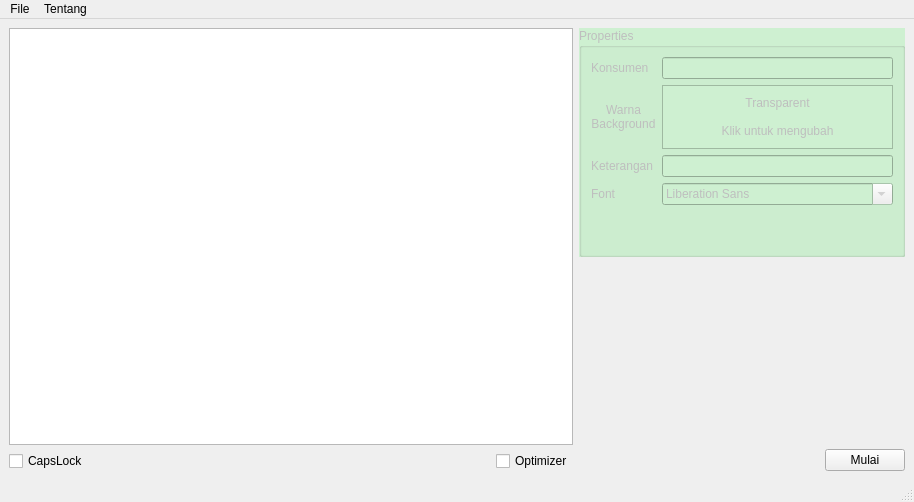
<?xml version="1.0" encoding="UTF-8"?>
<ui version="4.0">
 <class>KKRMainWindow</class>
 <widget class="QMainWindow" name="KKRMainWindow">
  <property name="geometry">
   <rect>
    <x>0</x>
    <y>0</y>
    <width>914</width>
    <height>502</height>
   </rect>
  </property>
  <property name="windowTitle">
   <string>Penyusun Kertas Kado</string>
  </property>
  <widget class="QWidget" name="centralwidget">
   <layout class="QHBoxLayout" name="horizontalLayout_3" stretch="1,0">
    <item>
     <layout class="QVBoxLayout" name="verticalLayout_2">
      <item>
       <widget class="QListView" name="listView">
        <property name="contextMenuPolicy">
         <enum>Qt::ContextMenuPolicy::CustomContextMenu</enum>
        </property>
        <property name="acceptDrops">
         <bool>true</bool>
        </property>
        <property name="sizeAdjustPolicy">
         <enum>QAbstractScrollArea::SizeAdjustPolicy::AdjustToContents</enum>
        </property>
        <property name="editTriggers">
         <set>QAbstractItemView::EditTrigger::AnyKeyPressed|QAbstractItemView::EditTrigger::DoubleClicked|QAbstractItemView::EditTrigger::EditKeyPressed|QAbstractItemView::EditTrigger::SelectedClicked</set>
        </property>
        <property name="tabKeyNavigation">
         <bool>true</bool>
        </property>
        <property name="dragDropMode">
         <enum>QAbstractItemView::DragDropMode::NoDragDrop</enum>
        </property>
        <property name="verticalScrollMode">
         <enum>QAbstractItemView::ScrollMode::ScrollPerPixel</enum>
        </property>
        <property name="horizontalScrollMode">
         <enum>QAbstractItemView::ScrollMode::ScrollPerPixel</enum>
        </property>
        <property name="movement">
         <enum>QListView::Movement::Static</enum>
        </property>
        <property name="resizeMode">
         <enum>QListView::ResizeMode::Adjust</enum>
        </property>
        <property name="spacing">
         <number>5</number>
        </property>
        <property name="viewMode">
         <enum>QListView::ViewMode::IconMode</enum>
        </property>
        <property name="wordWrap">
         <bool>true</bool>
        </property>
        <property name="itemAlignment">
         <set>Qt::AlignmentFlag::AlignCenter</set>
        </property>
       </widget>
      </item>
      <item>
       <layout class="QHBoxLayout" name="horizontalLayout_2">
        <item>
         <widget class="QCheckBox" name="autoCapsLock">
          <property name="text">
           <string>CapsLock</string>
          </property>
         </widget>
        </item>
        <item>
         <spacer name="horizontalSpacer_2">
          <property name="orientation">
           <enum>Qt::Orientation::Horizontal</enum>
          </property>
          <property name="sizeHint" stdset="0">
           <size>
            <width>40</width>
            <height>20</height>
           </size>
          </property>
         </spacer>
        </item>
        <item>
         <widget class="QCheckBox" name="optimizerCheckBox">
          <property name="text">
           <string>Optimizer</string>
          </property>
         </widget>
        </item>
       </layout>
      </item>
     </layout>
    </item>
    <item>
     <layout class="QVBoxLayout" name="verticalLayout">
      <item>
       <widget class="QGroupBox" name="groupBox">
        <property name="enabled">
         <bool>false</bool>
        </property>
        <property name="minimumSize">
         <size>
          <width>249</width>
          <height>0</height>
         </size>
        </property>
        <property name="palette">
         <palette>
          <active>
           <colorrole role="Base">
            <brush brushstyle="SolidPattern">
             <color alpha="255">
              <red>255</red>
              <green>255</green>
              <blue>255</blue>
             </color>
            </brush>
           </colorrole>
           <colorrole role="Window">
            <brush brushstyle="SolidPattern">
             <color alpha="255">
              <red>206</red>
              <green>240</green>
              <blue>209</blue>
             </color>
            </brush>
           </colorrole>
          </active>
          <inactive>
           <colorrole role="Base">
            <brush brushstyle="SolidPattern">
             <color alpha="255">
              <red>255</red>
              <green>255</green>
              <blue>255</blue>
             </color>
            </brush>
           </colorrole>
           <colorrole role="Window">
            <brush brushstyle="SolidPattern">
             <color alpha="255">
              <red>206</red>
              <green>240</green>
              <blue>209</blue>
             </color>
            </brush>
           </colorrole>
          </inactive>
          <disabled>
           <colorrole role="Base">
            <brush brushstyle="SolidPattern">
             <color alpha="255">
              <red>206</red>
              <green>240</green>
              <blue>209</blue>
             </color>
            </brush>
           </colorrole>
           <colorrole role="Window">
            <brush brushstyle="SolidPattern">
             <color alpha="255">
              <red>206</red>
              <green>240</green>
              <blue>209</blue>
             </color>
            </brush>
           </colorrole>
          </disabled>
         </palette>
        </property>
        <property name="autoFillBackground">
         <bool>true</bool>
        </property>
        <property name="title">
         <string>Properties</string>
        </property>
        <layout class="QGridLayout" name="gridLayout">
         <item row="2" column="1">
          <widget class="QLineEdit" name="lineEdit2"/>
         </item>
         <item row="1" column="1">
          <widget class="QLabel" name="label_4">
           <property name="minimumSize">
            <size>
             <width>64</width>
             <height>64</height>
            </size>
           </property>
           <property name="autoFillBackground">
            <bool>true</bool>
           </property>
           <property name="frameShape">
            <enum>QFrame::Shape::StyledPanel</enum>
           </property>
           <property name="text">
            <string>Transparent

Klik untuk mengubah</string>
           </property>
           <property name="alignment">
            <set>Qt::AlignmentFlag::AlignCenter</set>
           </property>
          </widget>
         </item>
         <item row="1" column="0">
          <widget class="QLabel" name="label_2">
           <property name="text">
            <string>Warna
Background</string>
           </property>
           <property name="alignment">
            <set>Qt::AlignmentFlag::AlignCenter</set>
           </property>
          </widget>
         </item>
         <item row="2" column="0">
          <widget class="QLabel" name="label_3">
           <property name="text">
            <string>Keterangan</string>
           </property>
          </widget>
         </item>
         <item row="0" column="1">
          <widget class="QLineEdit" name="lineEdit"/>
         </item>
         <item row="4" column="1">
          <spacer name="verticalSpacer">
           <property name="orientation">
            <enum>Qt::Orientation::Vertical</enum>
           </property>
           <property name="sizeHint" stdset="0">
            <size>
             <width>20</width>
             <height>40</height>
            </size>
           </property>
          </spacer>
         </item>
         <item row="0" column="0">
          <widget class="QLabel" name="label">
           <property name="text">
            <string>Konsumen</string>
           </property>
          </widget>
         </item>
         <item row="3" column="0">
          <widget class="QLabel" name="label_5">
           <property name="text">
            <string>Font</string>
           </property>
          </widget>
         </item>
         <item row="3" column="1">
          <widget class="QFontComboBox" name="fontComboBox"/>
         </item>
        </layout>
       </widget>
      </item>
      <item>
       <spacer name="verticalSpacer_2">
        <property name="orientation">
         <enum>Qt::Orientation::Vertical</enum>
        </property>
        <property name="sizeHint" stdset="0">
         <size>
          <width>20</width>
          <height>40</height>
         </size>
        </property>
       </spacer>
      </item>
      <item>
       <layout class="QHBoxLayout" name="horizontalLayout">
        <item>
         <spacer name="horizontalSpacer">
          <property name="orientation">
           <enum>Qt::Orientation::Horizontal</enum>
          </property>
          <property name="sizeHint" stdset="0">
           <size>
            <width>40</width>
            <height>20</height>
           </size>
          </property>
         </spacer>
        </item>
        <item>
         <widget class="QPushButton" name="mulaiButton">
          <property name="text">
           <string>Mulai</string>
          </property>
         </widget>
        </item>
       </layout>
      </item>
     </layout>
    </item>
   </layout>
  </widget>
  <widget class="QMenuBar" name="menubar">
   <property name="geometry">
    <rect>
     <x>0</x>
     <y>0</y>
     <width>914</width>
     <height>22</height>
    </rect>
   </property>
   <widget class="QMenu" name="menuFile">
    <property name="title">
     <string>File</string>
    </property>
    <widget class="QMenu" name="menuImport">
     <property name="title">
      <string>Import</string>
     </property>
     <addaction name="actionImportFile"/>
     <addaction name="actionImportDirektori"/>
    </widget>
    <addaction name="menuImport"/>
    <addaction name="actionScan"/>
    <addaction name="separator"/>
    <addaction name="actionDialogWarna"/>
   </widget>
   <widget class="QMenu" name="menuTentang">
    <property name="title">
     <string>Tentang</string>
    </property>
    <addaction name="aboutQt"/>
    <addaction name="aboutAutoKKR"/>
   </widget>
   <addaction name="menuFile"/>
   <addaction name="menuTentang"/>
  </widget>
  <widget class="QStatusBar" name="statusbar"/>
  <action name="actionImportFile">
   <property name="text">
    <string>File</string>
   </property>
   <property name="shortcut">
    <string>Ctrl+I, F</string>
   </property>
  </action>
  <action name="actionImportDirektori">
   <property name="text">
    <string>Folder</string>
   </property>
   <property name="shortcut">
    <string>Ctrl+I, D</string>
   </property>
  </action>
  <action name="actionScan">
   <property name="text">
    <string>Scan Folder</string>
   </property>
   <property name="shortcut">
    <string>Ctrl+F, S</string>
   </property>
  </action>
  <action name="aboutQt">
   <property name="text">
    <string>Qt</string>
   </property>
   <property name="shortcut">
    <string>Ctrl+Shift+/</string>
   </property>
  </action>
  <action name="aboutAutoKKR">
   <property name="text">
    <string>Auto KKR</string>
   </property>
   <property name="shortcut">
    <string>Ctrl+.</string>
   </property>
  </action>
  <action name="actionDialogWarna">
   <property name="text">
    <string>Dialog Warna</string>
   </property>
   <property name="shortcut">
    <string>Ctrl+F, C</string>
   </property>
  </action>
 </widget>
 <resources/>
 <connections/>
</ui>
